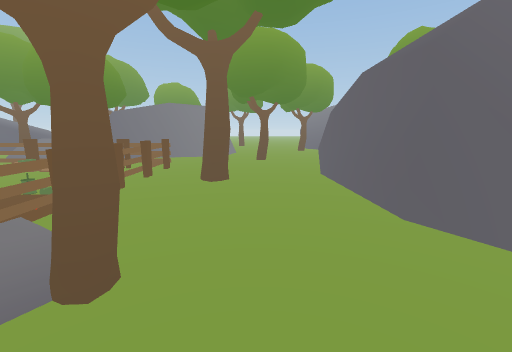
view 1 (above)

24 first-person views from a walk through a scene from a Unity 3-D project. The camera is 1.4 m above the floor, tilts 10° down and sees 90° across. The floor is counted in squares, 1 m on a side. Each view is taken from the middle of a square. On the plan, view 1 faces up. The plan holds only what a view shows up to about 13 squares ahead; the rest is blank. The place goes on beyond the plan. The player character is not drawn.

view 2
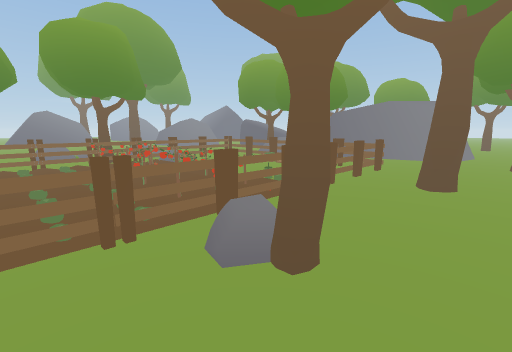

view 3
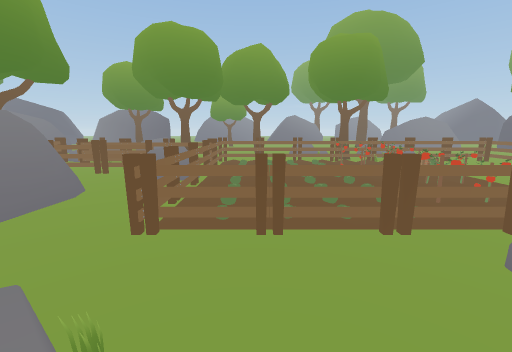

view 4
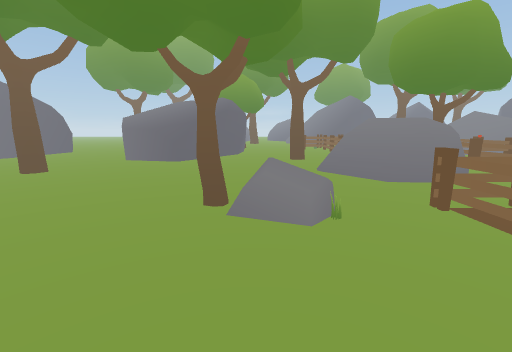

view 5
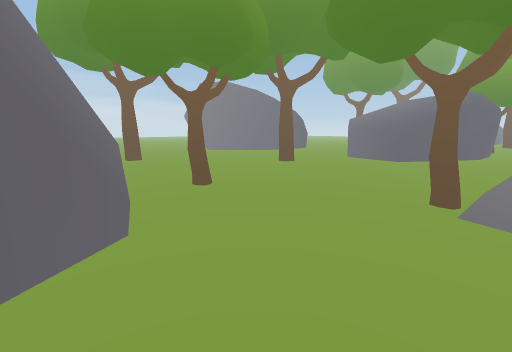

view 6
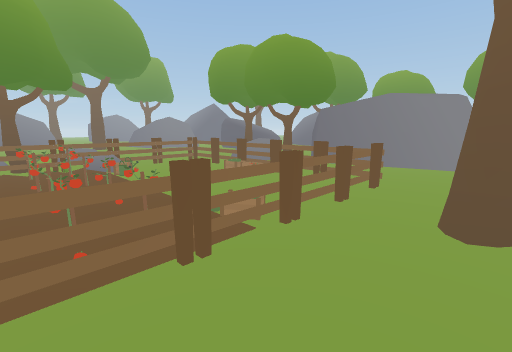

view 7
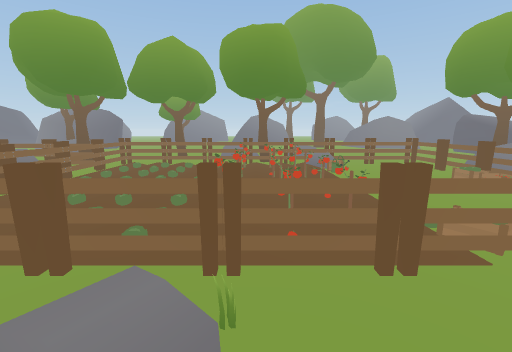

view 8
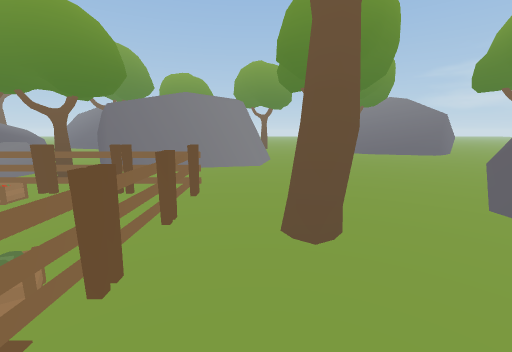

view 9
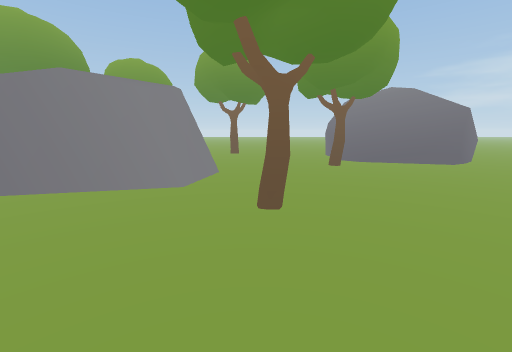

view 10
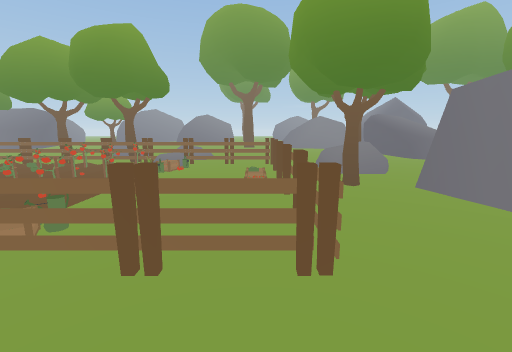

view 11
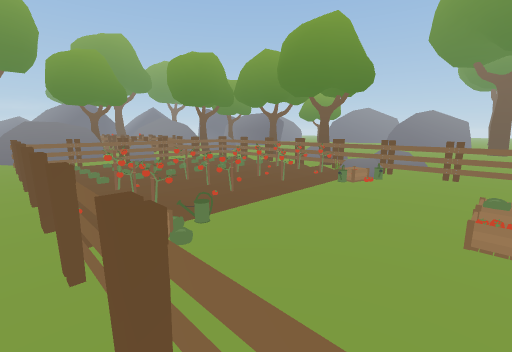

view 12
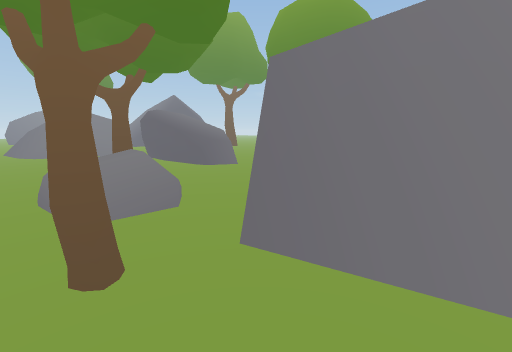

view 13
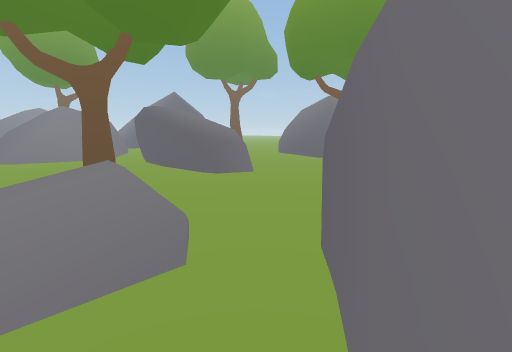

view 14
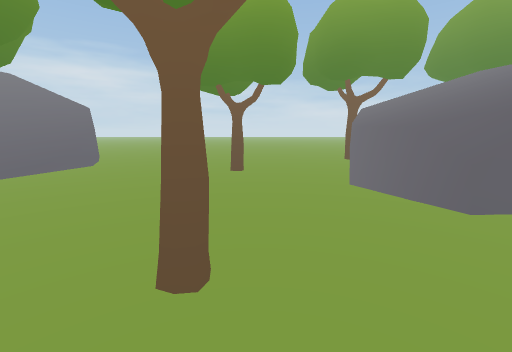

view 15
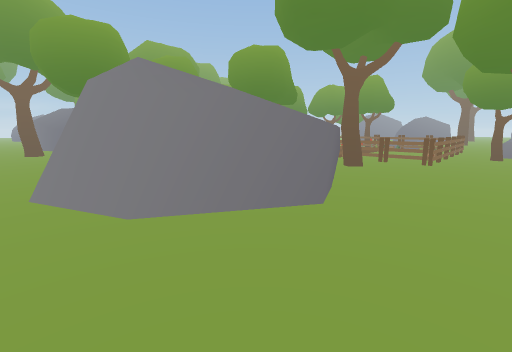

view 16
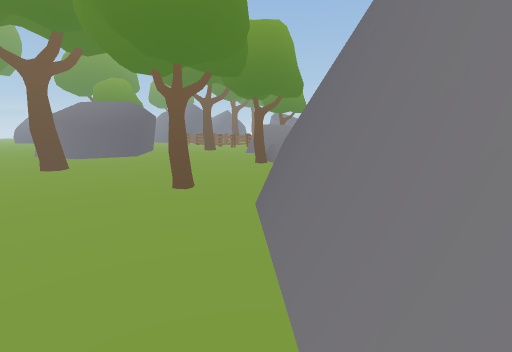

view 17
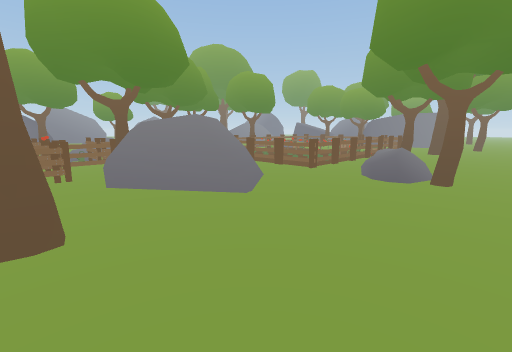

view 18
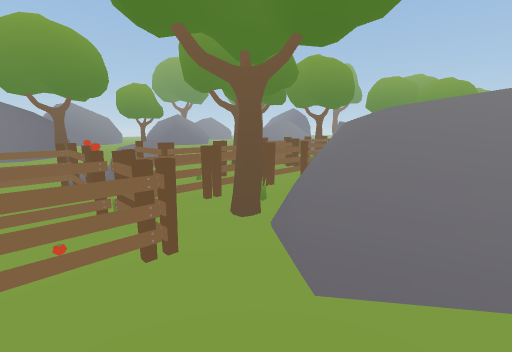

view 19
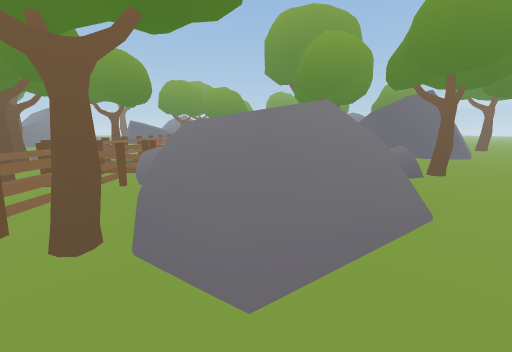

view 20
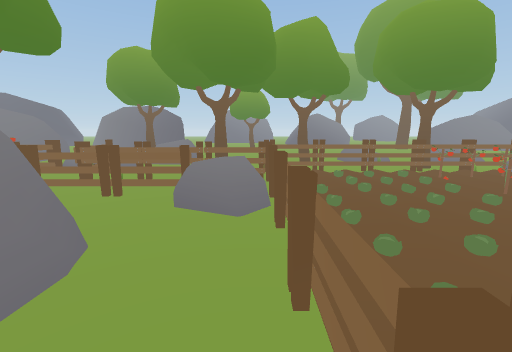

view 21
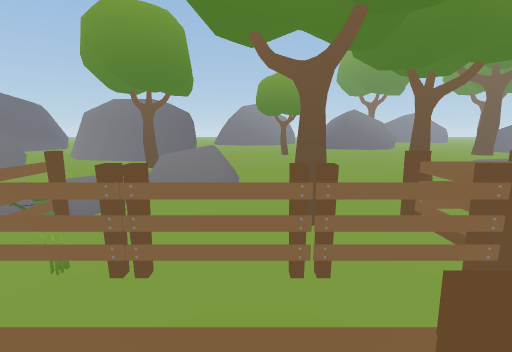

view 22
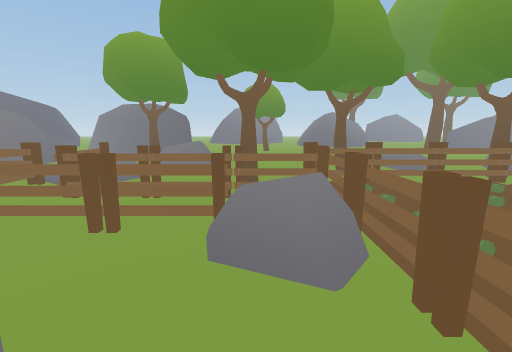

view 23
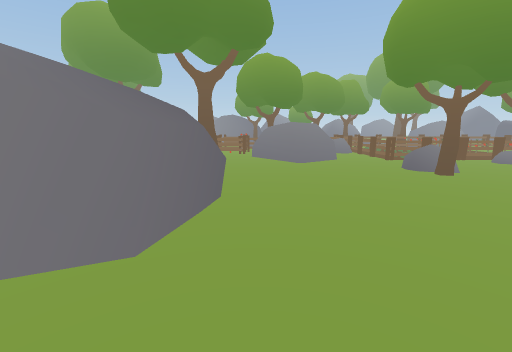

view 24
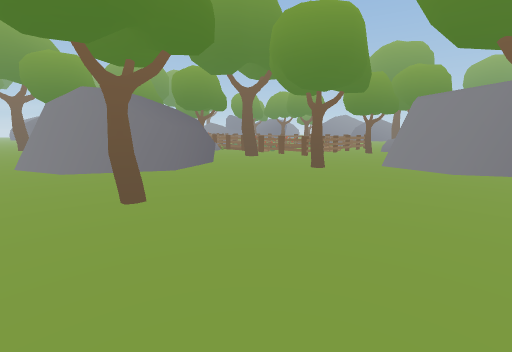

### Floor plan
Points are (right, up) in squares from view 1. A wall is a line through its corners. A room is listed if a view was taken in it or the views show most of it. See-through windows are left out.
Room 1 (views 1, 2, 3, 4, 5, 6, 7, 8, 9, 10, 11, 12, 13, 14, 15, 16, 17, 18, 19, 20, 21, 22, 23, 24)
walls: (-21.1, -8.7) (-19.7, -10.2) (-20, -11.5); (-14, 16.7) (-18.2, 16.2); (-14.6, 16.8) (-15, 16.4); (-13.7, 17.3) (-14.7, 16.4); (2, 8) (2.6, 8.8); (2.1, 7.8) (3.1, 9.1); (3.5, 2.3) (2.8, 2.6); (3.8, 2.3) (2.6, 2.8) (2.3, 3.2) (2.1, 8.5) (4.5, 9.5) (4.7, 9.5) (7.6, 7.9); (-1.9, 17.1) (-2.5, 14.6) (-7.5, 13.4); (-2.4, 18.1) (-1.8, 17) (-2.4, 14.4) (-7.3, 13.2) (-8.9, 15.5); (4.6, 1.7) (3.3, 2.4); (5.3, 1.6) (3.4, 1.8) (2.2, 3.8); (3, -10.3) (4.8, -9.8); (3.3, -9.9) (4.1, -9.7); (2.9, -10.5) (4.3, -10.1); (2.6, -11.1) (3.6, -9.6) (6.2, -10.2) (6.4, -10.4) (6.8, -11.4); (7.5, 5.1) (4.8, 1.8) (3.7, 2.3); (7, 8.4) (8.2, 5.5); (7.7, 5.1) (4.9, 1.7); (8, 5.1) (4.9, 1.5)
low walls: (-17.5, 16.4) (-18.7, 16.4); (-13.4, 18) (-14, 16.7); (3.5, 2.1) (3, 2.3); (-1.5, 16.5) (-2, 14.4); (-1.6, 16.8) (-2.2, 14.5); (4.1, 1.7) (3, 2.3); (-2.2, 18) (-1.7, 17.2); (7.3, 8.1) (8.4, 5.3); (8, 4.8) (5.3, 1.6)
objects: tree (-23, 8) to (-23, 9); tree (-18, -9); rock (-15, -7) to (-14, -6); rock (-15, 2); rock (-15, 5) to (-14, 6); tree (-14, -1); rock (-13, -8); tree (-13, 3); fence (-12, -10); fence (-12, -8) to (-10, -8); tree (-12, -4); fence (-12, -3); fence (-12, -2) to (-12, -1); fence (-12, 0) to (-12, 1); fence (-12, 2); fence (-12, 3) to (-12, 4); fence (-12, 5) to (-12, 6); fence (-12, 7); fence (-12, 8) to (-12, 9); fence (-12, 10) to (-11, 10); tree (-12, 13); fence (-11, -10) to (-10, -10); plant (-11, 2) to (-10, 3); other object (-11, 4) to (-10, 4); other object (-11, 5) to (-10, 5); rock (-11, 6); rock (-11, 12) to (-10, 13); fence (-10, -7); fence (-10, -6) to (-10, -5); fence (-10, -4); fence (-10, -3) to (-9, -3); fence (-10, 10) to (-9, 10); fence (-9, -9) to (-8, -8); fence (-9, -7) to (-8, -6); fence (-9, -6) to (-9, -5); plant (-9, 2) to (-8, 3); plant (-9, 4) to (-8, 4); plant (-9, 5) to (-8, 5); fence (-8, -11) to (-8, -10); other object (-8, -7); rock (-8, -4); fence (-8, -3) to (-7, -3); fence (-8, 10) to (-7, 10); tree (-8, 11) to (-8, 12); fence (-7, -11) to (-7, -10); rock (-7, -9) to (-3, -5); tree (-7, -8); plant (-7, 2) to (-6, 3); plant (-7, 3) to (-6, 4); plant (-7, 4) to (-7, 5); fence (-6, 10); fence (-5, -3) to (-4, -3); plant (-5, 2) to (-5, 3); plant (-5, 4); plant (-5, 5); fence (-5, 10) to (-3, 10); fence (-3, -2) to (-3, -1); fence (-3, 1); fence (-3, 2); other object (-3, 3); fence (-3, 4); fence (-3, 5) to (-3, 6); fence (-3, 8); tree (-2, -11); rock (-2, 2); other object (-1, -2); tree (-1, 2); tree (-1, 7) to (-1, 8); rock (0, -3); tree (0, 13); tree (1, -3); tree (3, 18); tree (6, -1); tree (7, -7) to (8, -7); tree (7, 13)

Where each view was taken, in squares from view 1:
view 1: 0 up, 0 right, facing up
view 2: 0 up, 0 right, facing up-left
view 3: 1 down, 0 right, facing left
view 4: 2 up, 0 right, facing down
view 5: 3 up, 0 right, facing down-right
view 6: 3 up, 1 left, facing up-left
view 7: 3 up, 1 left, facing left
view 8: 4 up, 2 left, facing up
view 9: 8 up, 0 right, facing up
view 10: 9 up, 1 left, facing left
view 11: 9 up, 3 left, facing down-left
view 12: 11 up, 5 left, facing up-left
view 13: 12 up, 7 left, facing up-left
view 14: 12 up, 2 left, facing right
view 15: 12 up, 9 right, facing down-left
view 16: 5 up, 9 right, facing down-left
view 17: 11 down, 2 right, facing up-left
view 18: 11 down, 4 left, facing up-left
view 19: 11 down, 5 left, facing up
view 20: 3 down, 3 left, facing left
view 21: 5 down, 8 left, facing left
view 22: 4 down, 5 left, facing left
view 23: 9 down, 9 right, facing left
view 24: 18 up, 9 right, facing down-left
